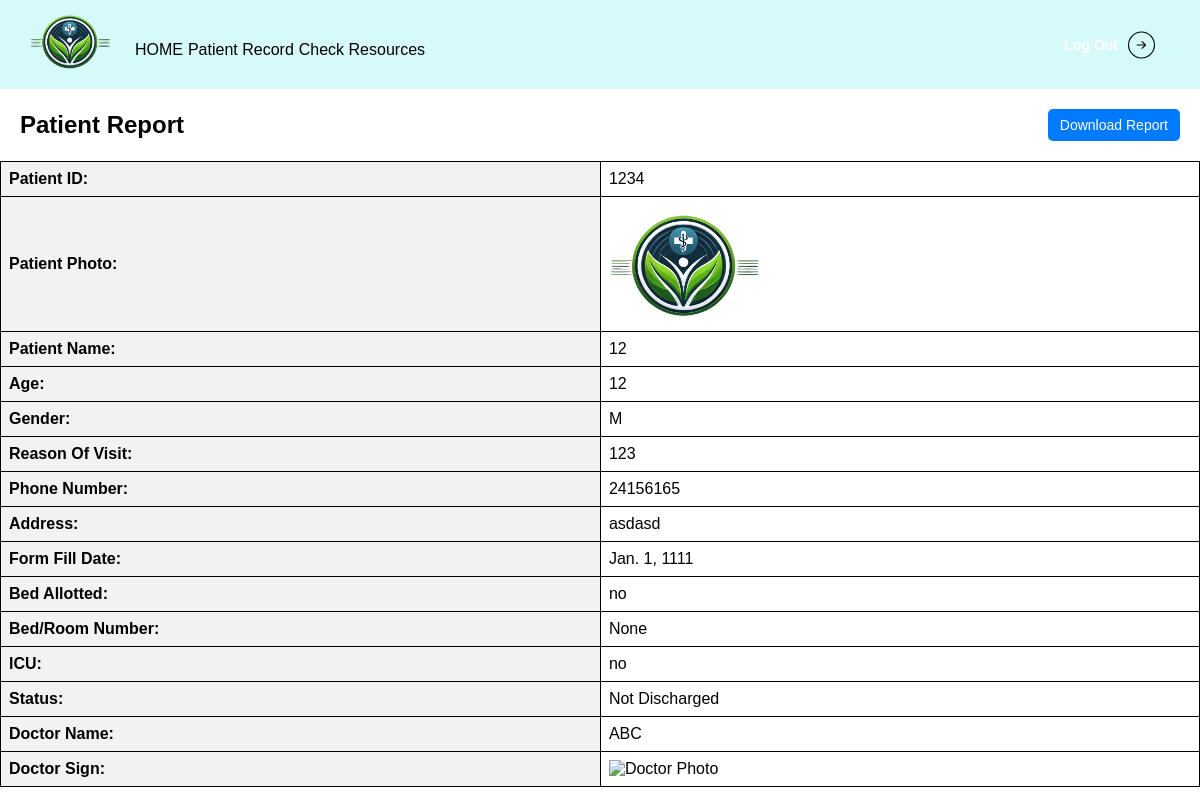
Page /patient/1234/ (signed in) on the committed database.
### Main/models.py (models this page shows, shortened)
class Patent(models.Model):
    patent_number = models.CharField(max_length=100)
    patent_title = models.CharField(max_length=200)
    patent_id = models.CharField(max_length=100, unique=True)
    address = models.CharField(max_length=200)
    inventor_name = models.CharField(max_length=100)
    filing_date = models.DateField()
    patent_status = models.CharField(max_length=20)
    patent_age = models.CharField(max_length=20)
    patent_gender = models.CharField(max_length=20)
    patent_doctor = models.CharField(max_length=20)
    bed_allotted = models.CharField(max_length=3, choices=[('yes', 'Yes'), ('no', 'No')], default='no')
    bed_number = models.CharField(max_length=100, blank=True, null=True)
    icu = models.CharField(max_length=3, choices=[('yes', 'Yes'), ('no', 'No')], default='no')
    billing_date = models.DateField(blank=True, null=True)
    photo = models.ImageField(upload_to='patient_photos/', null=True, blank=True)
    doctor = models.ForeignKey(Doctor, on_delete=models.SET_NULL, null=True, blank=True)

### Main/views.py (the view)
# urls.py: path('patient/<str:patient_id>/', PatientFile, name='PatientFile'),
@login_required
def PatientFile(request, patient_id):
    patient = get_object_or_404(Patent, patent_id=patient_id)
    doctor = patient.patent_doctor
    return render(request, 'PatientFile.html', {'patient': patient, 'doctor': doctor})

### Main/templates/PatientFile.html (shortened to what this page needs)
{% extends 'base.html' %}
{% load static %}
    {% block content %}
    <link rel="stylesheet" href="{% static 'css/patientrecord.css' %}">
</head>
<body>
    <div class="header" style="margin: 20px;">
        <h2>Patient Report</h2>
        <a href="{% url 'download_patient_pdf' patient.patent_id %}" class="download-btn">Download Report</a>
    </div>
    <table>
        <tr>
            <th>Patient ID:</th>
            <td>{{ patient.patent_id }}</td>
        </tr>
        {% if patient.photo %}
        <tr>
            <th>Patient Photo:</th>
            <td><img src="{{ patient.photo.url }}" alt="Patient Photo"></td>
        </tr>
        {% endif %}
        <tr>
            <th>Patient Name:</th>
            <td>{{ patient.patent_title }}</td>
        </tr>
        <tr>
            <th>Age:</th>
            <td>{{ patient.patent_age }}</td>
        </tr>
        <tr>
            <th>Gender:</th>
            <td>{{ patient.patent_gender }}</td>
        </tr>
        <tr>
            <th>Reason Of Visit:</th>
            <td>{{ patient.inventor_name }}</td>
        </tr>
        <tr>
            <th>Phone Number:</th>
            <td>{{ patient.patent_number }}</td>
        </tr>
        <tr>
            <th>Address:</th>
            <td>{{ patient.address }}</td>
        </tr>
        <tr>
            <th>Form Fill Date:</th>
            <td>{{ patient.filing_date }}</td>
        </tr>
        <tr>
            <th>Bed Allotted:</th>
            <td>{{ patient.bed_allotted }}</td>
        </tr>
        <tr>
            <th>Bed/Room Number:</th>
            <td>{{ patient.bed_number }}</td>
        </tr>
        <tr>
            <th>ICU:</th>
            <td>{{ patient.icu }}</td>
        </tr>
        <tr>
            <th>Status:</th>
            <td>{{ patient.patent_status }}</td>
        </tr>
        <tr>
            <th>Doctor Name:</th>
            <td>{{ patient.patent_doctor }}</td>
        </tr>
        {% if doctor %}
        <tr>
            <th>Doctor Sign:</th>
            <td><img src="{{ patient.doctor.doctor_sign_photo.url }}" alt="Doctor Photo"></td>
        </tr>
        {% endif %}
    </table>
    {% endblock %}

### static/css/nav.css (style rules this page uses)
* { padding: 0; margin: 0; box-sizing: border-box; }

### static/css/patientrecord.css (style rules this page uses)
* { padding: 0; margin: 0; box-sizing: border-box; font-family: Arial, sans-serif; }

### Main/templates/PatientFile.html (style rules this page uses)
body { font-family: Arial, sans-serif; }
.header { display: flex; justify-content: space-between; align-items: center; }
.download-btn { padding: 8px 12px; background-color: #007bff; color: white; text-decoration: none; border-radius: 5px; font-size: 14px; }
table { width: 100%; border-collapse: collapse; margin-top: 10px; }
th, td { border: 1px solid black; padding: 8px; text-align: left; }
th { background-color: #f2f2f2; }
img { max-width: 150px; }

### rows in the picture
Patent: patent_id "1234", photo (picture), patent_title "12", patent_age "12", patent_gender "M", inventor_name "123", patent_number "24156165", address "asdasd", filing_date "Jan. 1, 1111", bed_allotted "no", bed_number "None", icu "no", patent_status "Not Discharged", patent_doctor "ABC"
